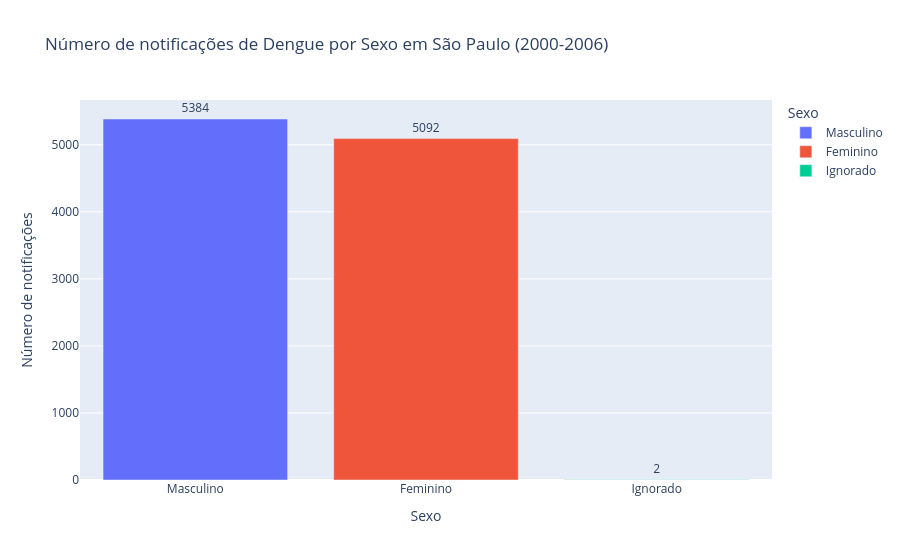

The notebook cell saved with this chart:
### Code cell
# Contagem dos resultados
sexo_counts = (
    cs_sexo["CS_SEXO"]
    .value_counts()
    .reset_index()
)

sexo_counts.columns = ["Sexo", "Contagem"]

fig = px.bar(
    sexo_counts,
    x="Sexo",
    y="Contagem",
    text="Contagem",
    title="Número de notificações de Dengue por Sexo em São Paulo (2000-2006)",
    labels={
        "Contagem": "Número de notificações",
        "Sexo": "Sexo"
    },
    color="Sexo"
)

fig.update_traces(textposition="outside")

fig.show()

### Figure 1 — Plotly figure (JSON) as saved in the notebook; plotly's stock layout.template omitted (floating-point values rounded to 4 significant figures)
{"data": [{"hovertemplate": "Sexo=%{x}<br>Número de notificações=%{text}<extra></extra>", "legendgroup": "Masculino", "marker": {"color": "#636efa", "pattern": {"shape": ""}}, "name": "Masculino", "orientation": "v", "showlegend": true, "text": [5384.0], "textposition": "outside", "type": "bar", "x": ["Masculino"], "xaxis": "x", "y": [5384], "yaxis": "y"}, {"hovertemplate": "Sexo=%{x}<br>Número de notificações=%{text}<extra></extra>", "legendgroup": "Feminino", "marker": {"color": "#EF553B", "pattern": {"shape": ""}}, "name": "Feminino", "orientation": "v", "showlegend": true, "text": [5092.0], "textposition": "outside", "type": "bar", "x": ["Feminino"], "xaxis": "x", "y": [5092], "yaxis": "y"}, {"hovertemplate": "Sexo=%{x}<br>Número de notificações=%{text}<extra></extra>", "legendgroup": "Ignorado", "marker": {"color": "#00cc96", "pattern": {"shape": ""}}, "name": "Ignorado", "orientation": "v", "showlegend": true, "text": [2.0], "textposition": "outside", "type": "bar", "x": ["Ignorado"], "xaxis": "x", "y": [2], "yaxis": "y"}], "layout": {"barmode": "relative", "legend": {"title": {"text": "Sexo"}, "tracegroupgap": 0}, "title": {"text": "Número de notificações de Dengue por Sexo em São Paulo (2000-2006)"}, "xaxis": {"anchor": "y", "categoryarray": ["Masculino", "Feminino", "Ignorado"], "categoryorder": "array", "domain": [0, 1], "title": {"text": "Sexo"}}, "yaxis": {"anchor": "x", "domain": [0, 1], "title": {"text": "Número de notificações"}}}}
